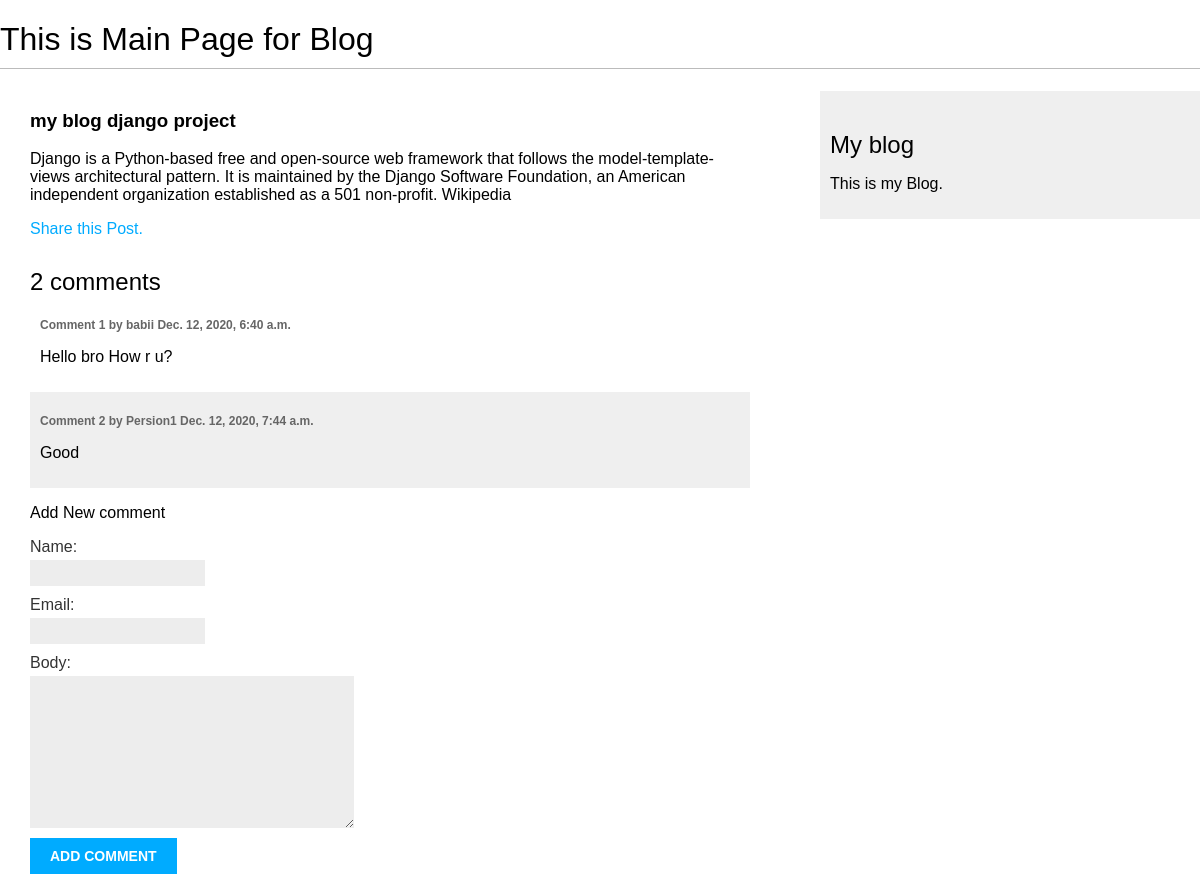
/blog/2020/12/11/my-blog-django-project/, run on the app's committed database.
### blog/models.py (models this page shows, shortened)
class Post(models.Model):
    STATUS_CHOICES	=	(
        ('draft',	'Draft'),
		('published',	'Published'),
		)
    title	=	models.CharField(max_length=250)
    slug	=	models.SlugField(max_length=250,unique_for_date='publish')
    author	=	models.ForeignKey(User,on_delete=models.CASCADE,related_name='blog_posts')
    body	=	models.TextField()
    publish	=	models.DateTimeField(default=timezone.now)
    created	=	models.DateTimeField(auto_now_add=True)
    updated	=	models.DateTimeField(auto_now=True)
    status	=	models.CharField(max_length=10,choices=STATUS_CHOICES,default='draft')
    objects	=	models.Manager()	#	The	default	manager.
    published	=	PublishedManager()	#	Our	custom	manager.
    class Meta:
        ordering	=	('-publish',)

class Comment(models.Model):
    post = models.ForeignKey(Post, on_delete= models.CASCADE, related_name = 'comments')
    name = models.CharField(max_length = 80)
    email = models.EmailField()
    body = models.TextField()
    created = models.DateTimeField(auto_now_add = True)
    updated = models.DateTimeField(auto_now = True)
    active = models.BooleanField(default = True)
    class Meta:
        ordering = ('created',)

### blog/views.py (the view)
# urls.py: path('<int:year>/<int:month>/<int:day>/<slug:post>/', views.post_detail, name= 'post_detail'),
def	post_detail(request, year, month, day, post):
    post	=	get_object_or_404(Post,	slug=post, status='published',
    publish__year=year,publish__month=month,publish__day=day)
    comments = post.comments.filter(active = True)
    new_comment = None
    if request.method == 'POST':
        comment_form = CommentForm(data = request.POST)
        if comment_form.is_valid():
            new_comment = comment_form.save(commit = False)
            new_comment.post= post
            new_comment.save()
    else:
        comment_form = CommentForm()
    return render(request, 'blog/post/detail.html', {'post':post,'comments':comments, 'new_comment':new_comment,'comment_form':comment_form})

### blog/forms.py
class CommentForm(forms.ModelForm):
    class Meta:
        model = Comment
        fields = ('name', 'email', 'body')

### blog/templates/blog/post/detail.html (shortened to what this page needs)
{% extends 'blog/base.html' %}
{% block content %}
    <h3>{{ post.title }}</h3>
    {{ post.body|linebreaks }}
    <p>
        <a href="{% url 'blog:post_share' post.id %}">
            Share this Post.
        </a>
    </p>
    {% with comments.count as total_comments %}
    <h2>
        {{ total_comments }} comment{{total_comments|pluralize}}
    </h2>
    {% endwith %}
    {% for comment in comments %}
        <div class="comment">
            <p class="info">
                Comment {{ forloop.counter }} by {{ comment.name }}
                {{ comment.created }}
            </p>
            {{ comment.body|linebreaks }}
        </div>
        {% empty %}
        <p>There are no Comments yet.</p>
    {% endfor %}
    {% if new_comment %}
        <h2>Comment has to be Added</h2>
        {% else %}
        <p>Add New comment</p>
        <form action="." method="POST">
            {{comment_form.as_p}}
            <p><input type="submit" value="Add Comment"></p>
        </form>
    {% endif %}
{% endblock %}

### blog/templates/blog/base.html (shortened to what this page needs)
{% load static %}
<!DOCTYPE html>
<html lang="en">
<head>
    <link href = "{% static 'css/styles.css' %}" rel = 'stylesheet'>
</head>
<body>
    <h1>This is Main Page for Blog</h1>
    <div id = "content">
        {% block content %}
        {% endblock %}
    </div>
    <div id = "sidebar">
        <h2>My blog</h2>
        <p>This is my Blog.</p>
    </div>
</body>
</html>

### blog/static/css/styles.css (style rules this page uses)
body { margin:0; padding:0; font-family:helvetica, sans-serif; }
a { color:#00abff; text-decoration:none; }
h1 { font-weight:normal; border-bottom:1px solid #bbb; padding:0 0 10px 0; }
h2 { font-weight:normal; margin:30px 0 0; }
#content { float:left; width:60%; padding:0 0 0 30px; }
#sidebar { float:right; width:30%; padding:10px; background:#efefef; height:100%; }
label { float:left; clear:both; color:#333; margin-bottom:4px; }
input, textarea { clear:both; float:left; margin:0 0 10px; background:#ededed; border:0; padding:6px 10px; font-size:12px; }
input[type=submit] { font-weight:bold; background:#00abff; color:#fff; padding:10px 20px; font-size:14px; text-transform:uppercase; }
.comment { padding:10px; }
.comment:nth-child(even) { background:#efefef; }
.comment .info { font-weight:bold; font-size:12px; color:#666; }

### data on the page
Post: title "my blog django project", body "Django is a Python-based free and open-source web framework that follows the model-template-views architectural pattern. It is maintained by the Django Software Foundation, an American independent organization established as a 501 non-profit. Wikipedia"
Comment: name "babii", created "Dec. 12, 2020, 6:40 a.m.", body "Hello bro How r u?"
Comment: name "Persion1", created "Dec. 12, 2020, 7:44 a.m.", body "Good"

### other printed values
{{ total_comments }} "2"
